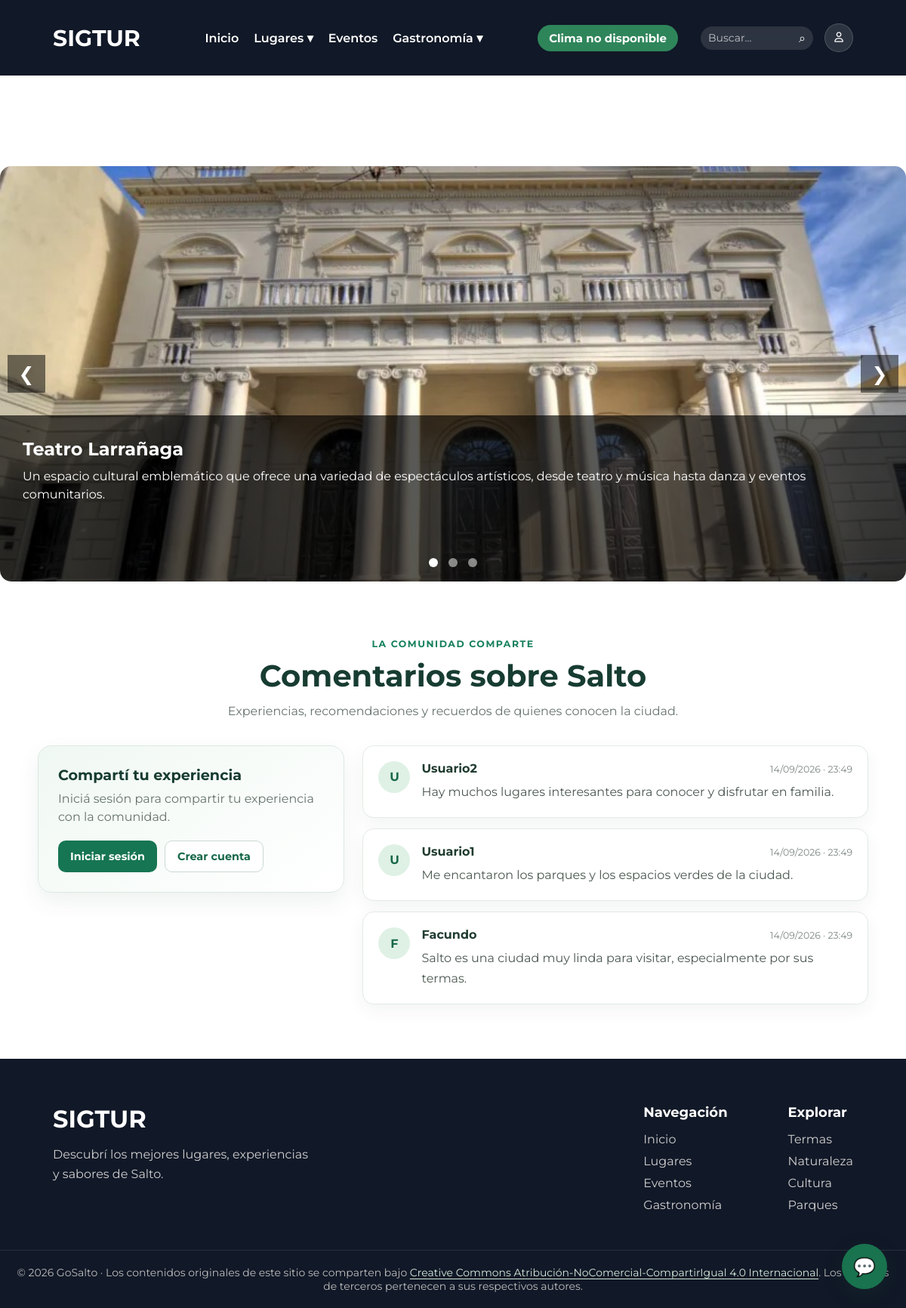
The app's page /pages/lugares/patrimonio.php with its own data.
### tables this page shows
CREATE TABLE `lugar` (
  `ID_LUGAR` int(11) NOT NULL,
  `NOMBRE` varchar(150) NOT NULL,
  `DESCRIPCION` text DEFAULT NULL,
  `DIRECCION` varchar(200) NOT NULL,
  `IMAGEN` varchar(255) DEFAULT NULL,
  `LATITUD` decimal(10,7) DEFAULT NULL,
  `LONGITUD` decimal(10,7) DEFAULT NULL
);

CREATE TABLE `comentario` (
  `ID_COMENTARIO` int(11) NOT NULL,
  `ID_USUARIO` int(11) NOT NULL,
  `COMENTARIO` text NOT NULL,
  `FECHA` datetime DEFAULT current_timestamp()
);

CREATE TABLE `usuario` (
  `ID_USUARIO` int(11) NOT NULL,
  `ID_ROL` int(11) NOT NULL,
  `NOMBRE` varchar(100) NOT NULL,
  `CONTRASENA` varchar(255) NOT NULL,
  `CORREO` varchar(150) NOT NULL
);

### config/config.php (called while the page is built, shortened)
<?php
function url($ruta)
{
    return BASE_URL . $ruta;
}
?>

### pages/lugares/patrimonio.php (the view, shortened to what this page needs)
<?php
require_once("../../conexion.php");
$sql = "SELECT
            LUGAR.ID_LUGAR,
            LUGAR.NOMBRE,
            LUGAR.DESCRIPCION,
            LUGAR.DIRECCION,
            LUGAR.IMAGEN
        FROM LUGAR
        INNER JOIN LUGAR_CATEGORIA
            ON LUGAR.ID_LUGAR = LUGAR_CATEGORIA.ID_LUGAR
        WHERE LUGAR_CATEGORIA.ID_CATEGORIA = 3";
$resultado = $conexion->query($sql);
?>
<!DOCTYPE html>
<html lang="es">
<head>
    <link rel="stylesheet" href="<?php echo '../../assets/css/var.css'; ?>">
    <link rel="stylesheet" href="<?php echo '../../assets/css/styles.css'; ?>">
    <link rel="stylesheet" href="<?php echo '../../assets/css/componentes.css'; ?>">
    <link rel="stylesheet" href="<?php echo '../../assets/css/style-secciones.css'; ?>">
    <link rel="stylesheet" href="<?php echo '../../assets/css/slider.css'; ?>">
    <link rel="stylesheet" href="<?php echo '../../assets/css/comments.css?v=3'; ?>">
    <link rel="stylesheet" href="https://cdnjs.cloudflare.com/ajax/libs/font-awesome/6.7.2/css/all.min.css">
</head>
<body>
<main class="main-content pagina-interna">
<?php include("../../includes/navbar.php"); ?>
<section class="slider-container">
    <button class="slider-btn prev">❮</button>
    <?php $primero = true; ?>
    <?php while ($patrimonio = $resultado->fetch_assoc()) { ?>
        <div class="slide <?php echo $primero ? 'active' : ''; ?>">
            <img
                src="../../<?php echo $patrimonio['IMAGEN']; ?>"
                alt="<?php echo $patrimonio['NOMBRE']; ?>"
            >
            <div class="slide-info">
                <h2>
                    <?php echo $patrimonio['NOMBRE']; ?>
                </h2>
                <p>
                    <?php echo $patrimonio['DESCRIPCION']; ?>
                </p>
            </div>
        </div>
        <?php $primero = false; ?>
    <?php } ?>
    <button class="slider-btn next">❯</button>
    <div class="slider-dots">
        <span class="dot active"></span>
        <span class="dot"></span>
        <span class="dot"></span>
    </div>
</section>
<?php include("../../includes/comments.php"); ?>
</main>
<?php include("../../includes/footer.php"); ?>
<?php include("../../includes/chat-widget.php"); ?>
</body>
</html>

### includes/comments.php (shortened to what this page needs)
<?php
require_once(__DIR__ . "/../conexion.php");
require_once(__DIR__ . "/../config/config.php");
try {
    $resultadoComentarios = $conexion->query(
        "SELECT COMENTARIO.COMENTARIO, USUARIO.NOMBRE, COMENTARIO.FECHA
         FROM COMENTARIO
         INNER JOIN USUARIO ON COMENTARIO.ID_USUARIO = USUARIO.ID_USUARIO
         ORDER BY COMENTARIO.ID_COMENTARIO DESC"
    );
} catch (mysqli_sql_exception $error) {
    error_log("No se pudieron cargar los comentarios: " . $error->getMessage());
    $resultadoComentarios = false;
}
?>
<section class="comentarios" id="comentarios">
    <header class="comentarios-header">
        <span class="comentarios-etiqueta">La comunidad comparte</span>
        <h2>Comentarios sobre Salto</h2>
        <p>Experiencias, recomendaciones y recuerdos de quienes conocen la ciudad.</p>
    </header>
    <div class="comentarios-contenido">
        <div class="comentario-formulario">
            <h3>Compartí tu experiencia</h3>
            <?php if (isset($_SESSION['id_usuario'])) { ?>
                <p class="comentario-sesion">
                    Publicando como <strong><?= htmlspecialchars($_SESSION['nombre'] ?? 'Usuario', ENT_QUOTES, 'UTF-8') ?></strong>
                </p>
                <form action="<?= htmlspecialchars(url('pages/guardar_comentario.php'), ENT_QUOTES, 'UTF-8') ?>" method="POST">
                    <input type="hidden" name="csrf_token" value="<?= htmlspecialchars($_SESSION['csrf_comentario'], ENT_QUOTES, 'UTF-8') ?>">
                    <input type="hidden" name="return_to" value="<?= htmlspecialchars($_SERVER['REQUEST_URI'] ?? '/', ENT_QUOTES, 'UTF-8') ?>">
                    <label for="texto-comentario">Tu comentario</label>
                    <textarea
                        id="texto-comentario"
                        name="comentario"
                        maxlength="2000"
                        rows="5"
                        placeholder="¿Qué te gustó de Salto? Compartí tu recomendación..."
                        required
                    ></textarea>
                    <div class="comentario-formulario-pie">
                        <small>Hasta 2000 caracteres</small>
                        <button type="submit">Publicar comentario</button>
                    </div>
                </form>
            <?php } else { ?>
                <p>Iniciá sesión para compartir tu experiencia con la comunidad.</p>
                <div class="comentario-acceso">
                    <a href="<?= htmlspecialchars(url('pages/login.php'), ENT_QUOTES, 'UTF-8') ?>">Iniciar sesión</a>
                    <a href="<?= htmlspecialchars(url('pages/register.php'), ENT_QUOTES, 'UTF-8') ?>">Crear cuenta</a>
                </div>
            <?php } ?>
        </div>
        <div class="comentarios-lista">
            <?php if ($resultadoComentarios === false) { ?>
                <p class="comentarios-vacio">No se pudieron cargar los comentarios en este momento. Intentá nuevamente más tarde.</p>
            <?php } elseif ($resultadoComentarios->num_rows === 0) { ?>
                <p class="comentarios-vacio">Todavía no hay comentarios. ¡Sé la primera persona en compartir su experiencia!</p>
            <?php } else { ?>
                <?php while ($comentario = $resultadoComentarios->fetch_assoc()) { ?>
                    <article class="comentario">
                        <div class="comentario-avatar" aria-hidden="true">
                            <?= htmlspecialchars(mb_strtoupper(mb_substr($comentario['NOMBRE'], 0, 1, 'UTF-8'), 'UTF-8'), ENT_QUOTES, 'UTF-8') ?>
                        </div>
                        <div class="comentario-detalle">
                            <div class="comentario-meta">
                                <h3><?= htmlspecialchars($comentario['NOMBRE'], ENT_QUOTES, 'UTF-8') ?></h3>
                                <time datetime="<?= htmlspecialchars($comentario['FECHA'], ENT_QUOTES, 'UTF-8') ?>">
                                    <?= htmlspecialchars(date('d/m/Y · H:i', strtotime($comentario['FECHA'])), ENT_QUOTES, 'UTF-8') ?>
                                </time>
                            </div>
                            <p><?= nl2br(htmlspecialchars($comentario['COMENTARIO'], ENT_QUOTES, 'UTF-8')) ?></p>
                        </div>
                    </article>
                <?php } ?>
            <?php } ?>
        </div>
    </div>
</section>

### assets/css/var.css (style rules this page uses)
:root { --fuente: 'Montserrat', sans-serif; --color-principal: rgb(255, 255, 255); --color-secundario : #f5f5f5; --color-principal-texto: rgb(0, 0, 0); --color-secundario-texto : #555; --color-redes: #333; --tamaño-principal-h1: 30px; --tamaño-principal-fuente: 15px; }

### assets/css/styles.css (style rules this page uses)
* { margin: 0; padding: 0; box-sizing: border-box; font-family: var(--fuente); }
html, body { width: 100%; min-height: 100%; scroll-behavior: smooth; }
body { display: flex; flex-direction: column; min-height: 100vh; }
main { flex: 1; }
.pagina-interna { padding-top:100px; flex:1; }

### assets/css/componentes.css (style rules this page uses)
.slider-container { position: relative; max-width: 1200px; height: 550px; margin: 120px auto 40px auto; overflow: hidden; border-radius: 15px; }
.slide { display: none; width: 100%; height: 100%; position: relative; }
.slide.active { display: block; }
.slide img { width: 100%; height: 100%; object-fit: cover; }
.slide-info { position: absolute; bottom: 0; left: 0; width: 100%; height: 40%; background: rgba(0,0,0,0.65); color: white; padding: 30px; box-sizing: border-box; }
.slide-info h2 { margin-bottom: 10px; }
.slide-info p { line-height: 1.5; }
.slider-btn { position: absolute; top: 50%; transform: translateY(-50%); background: rgba(0,0,0,0.5); color: white; border: none; width: 50px; height: 50px; cursor: pointer; font-size: 25px; z-index: 100; }
.prev { left: 10px; }
.next { right: 10px; }
.slider-dots { position: absolute; bottom: 15px; width: 100%; text-align: center; z-index: 100; }
.dot { width: 12px; height: 12px; background: rgba(255,255,255,0.5); border-radius: 50%; display: inline-block; margin: 0 5px; cursor: pointer; }
.dot.active { background: white; }

### assets/css/slider.css (style rules this page uses)
.slider-container { position: relative; max-width: 1200px; height: 550px; margin: 120px auto 40px auto; overflow: hidden; border-radius: 15px; }
.slide { display: none; width: 100%; height: 100%; position: relative; }
.slide.active { display: block; }
.slide img { width: 100%; height: 100%; object-fit: cover; }
.slide-info { position: absolute; bottom: 0; left: 0; width: 100%; height: 40%; background: rgba(0,0,0,0.65); color: white; padding: 30px; box-sizing: border-box; }
.slide-info h2 { margin-bottom: 10px; }
.slide-info p { line-height: 1.5; }
.slider-btn { position: absolute; top: 50%; transform: translateY(-50%); background: rgba(0,0,0,0.5); color: white; border: none; width: 50px; height: 50px; cursor: pointer; font-size: 25px; z-index: 100; }
.prev { left: 10px; }
.next { right: 10px; }
.slider-dots { position: absolute; bottom: 15px; width: 100%; text-align: center; z-index: 100; }
.dot { width: 12px; height: 12px; background: rgba(255,255,255,0.5); border-radius: 50%; display: inline-block; margin: 0 5px; cursor: pointer; }
.dot.active { background: white; }

### records on screen
lugar: IMAGEN (picture), NOMBRE "Teatro Larrañaga", DESCRIPCION "Un espacio cultural emblemático que ofrece una variedad de espectáculos artísticos, desde teatro y música hasta danza y eventos comunitarios."
comentario: ID_USUARIO.NOMBRE "U", ID_USUARIO.NOMBRE "Usuario2", FECHA "14/09/2026 · 23:49", COMENTARIO "Hay muchos lugares interesantes para conocer y disfrutar en familia."
comentario: ID_USUARIO.NOMBRE "U", ID_USUARIO.NOMBRE "Usuario1", FECHA "14/09/2026 · 23:49", COMENTARIO "Me encantaron los parques y los espacios verdes de la ciudad."
comentario: ID_USUARIO.NOMBRE "F", ID_USUARIO.NOMBRE "Facundo", FECHA "14/09/2026 · 23:49", COMENTARIO "Salto es una ciudad muy linda para visitar, especialmente por sus termas."
